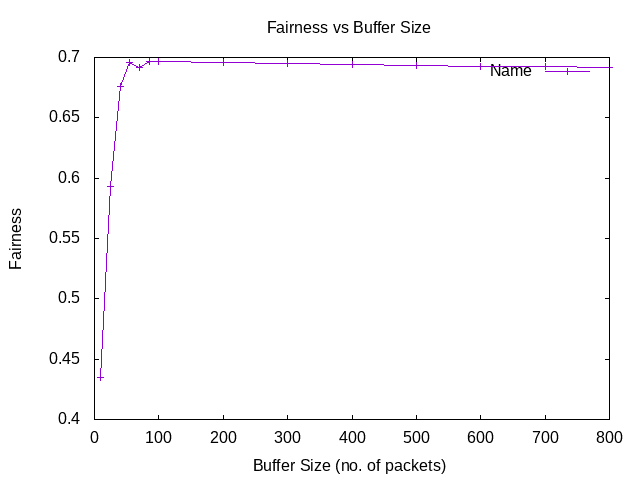

The script that saved this image:
set terminal png
set output "FairnessvBS.png"
set title "Fairness vs Buffer Size"
set xlabel "Buffer Size (no. of packets)"
set ylabel "Fairness"

set xrange [0:800]
plot "-"  title "Name" with linespoints
10 0.43459
25 0.59323
40 0.675638
55 0.695586
70 0.691589
85 0.696861
100 0.696344
200 0.695658
300 0.694993
400 0.694322
500 0.69364
600 0.692952
700 0.692257
800 0.691553
e
